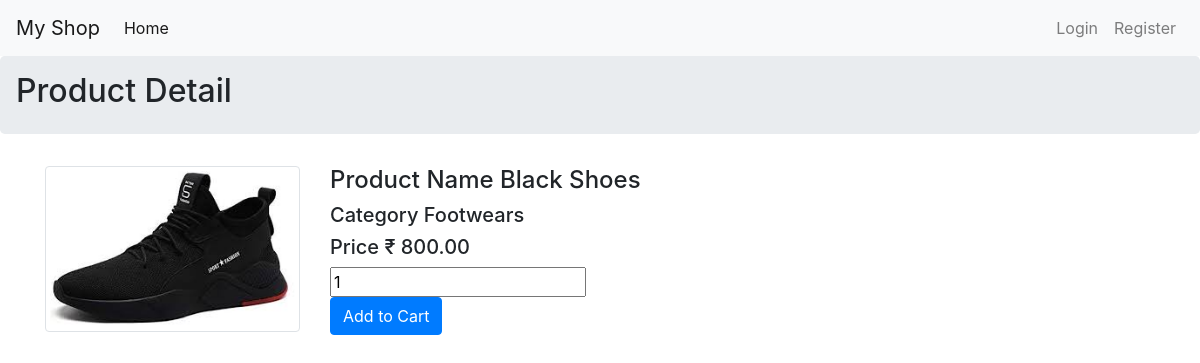
The app's page /detail/6 with its own data.
### myapp/models.py (models this page shows, shortened)
class Product(models.Model):
    pname=models.CharField(max_length=30)
    pcat=models.ForeignKey(Categrory,on_delete=models.CASCADE)
    price=models.DecimalField(decimal_places=2,max_digits=18)
    photo=models.ImageField(upload_to='products')
    class Meta:
        db_table='products'

class Categrory(models.Model):
    cname=models.CharField(max_length=30)
    def __str__(self):
        return self.cname
    class Meta:
        db_table='category'

### myapp/views.py (the view, shortened to what this page needs)
# urls.py: path('detail/<int:id>',views.ProductDetail.as_view(),name='detail'),
class ProductDetail(generic.View):
    def get(self,req,id):
        p=Product.objects.get(id=id)
        return render(req,"pdetail.html",locals())

### myapp/templates/pdetail.html (shortened to what this page needs)
{% extends 'base.html' %}
{% block ptitle %} Product Detail {% endblock %}
{% block main %}
<div class="container">
    <div class="row">
        <div class="col-sm-3">
            <img src="{{p.photo.url}}" class="img-thumbnail">
        </div>
        <div class="col-sm-4">
            <h4>Product Name {{p.pname}}</h4>
            <h5>Category {{p.pcat}}</h5>
            <h5>Price &#8377; {{p.price}}</h5>
            <form method="post">
                <input type="number" name="qty" value="1">
                <input type="submit" value="Add to Cart" class="btn btn-primary">
            </form>
        </div>
    </div>
</div>
{% endblock %}

### records on screen
Product: photo (picture), pname "Black Shoes", pcat "Footwears", price "800.00"
